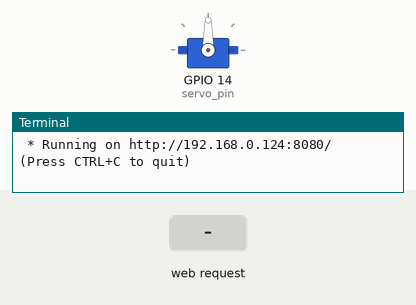
The program below on a simulated Raspberry Pi (BCM pin numbers). On the bench: servo, the last lines printed to the terminal. The test bench sets the inputs (shaded band). Servo angles are drawn from the pulse width (0.5 ms = 0°, 2.5 ms = 180°); the clock reads 2024-03-15 10:24:30 at power-on unless the program sets it.

Above: at 1.2 s.
1.3 s: HTTP request for /servo_control received with the fields deg=0
At 2.1 s:
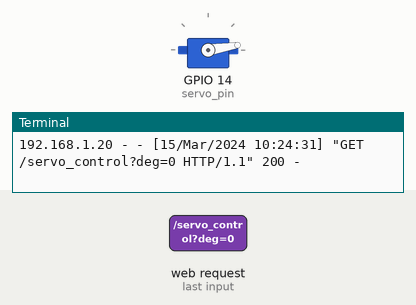
2.8 s: HTTP request for /servo_control received with the fields deg=50
At 3.2 s:
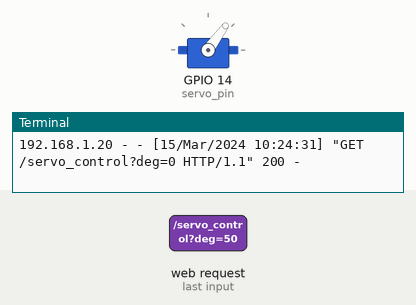
4.3 s: HTTP request for /servo_control received with the fields deg=90
At 5.6 s:
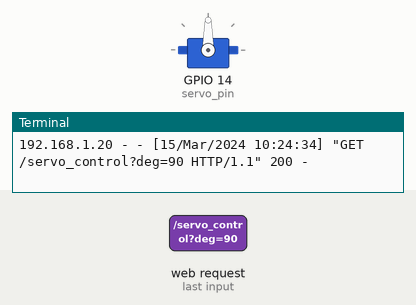
Timing chart, 0 to 7.3 s (numbered marks = the images above; inputs shaded):
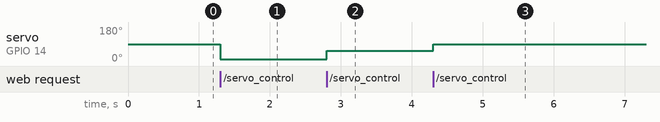

The program:

servoMotor.py
```python
from flask import Flask, render_template, request
import RPi.GPIO as GPIO
import time


GPIO.setmode(GPIO.BCM)

servo_pin = 14

GPIO.setup(servo_pin, GPIO.OUT)
servo = GPIO.PWM(servo_pin, 50)
servo.start(0)

servo_min_duty = 3
servo_max_duty = 12
current_deg = 90
def set_servo_degree(degree):
    GPIO.setup(servo_pin, GPIO.OUT)
    past_time = time.time()
    if degree > 180:
        degree = 180
    elif degree < 0:
        degree = 0
    duty = servo_min_duty+(degree*(servo_max_duty-servo_min_duty)/180.0)
    servo.ChangeDutyCycle(duty)
    while True:
        current_time = time.time()
        if current_time - past_time > 0.5:
            break
    GPIO.setup(servo_pin, GPIO.IN)
    return degree


set_servo_degree(current_deg)
app = Flask(__name__)
@app.route('/')
def home():
    return render_template('servoMotor.html', deg=current_deg)

@app.route('/servo_control')
def servo_control():
    deg = request.args.get('deg')
    deg = int(deg)
    if deg < 0: deg = 0
    elif deg > 180: deg = 180
    deg = set_servo_degree(deg)
    return render_template('servoMotor.html', deg=deg)

if __name__ == "__main__":
   app.run(host="192.168.0.124", port = "8080")
```

Measured:
- after the input at 1.3 s, servo on GPIO 14 (servo_pin): 90° → 9° at once
- after the input at 2.8 s, servo on GPIO 14 (servo_pin): 9° → 54° at once
- after the input at 4.3 s, servo on GPIO 14 (servo_pin): 54° → 90° at once
